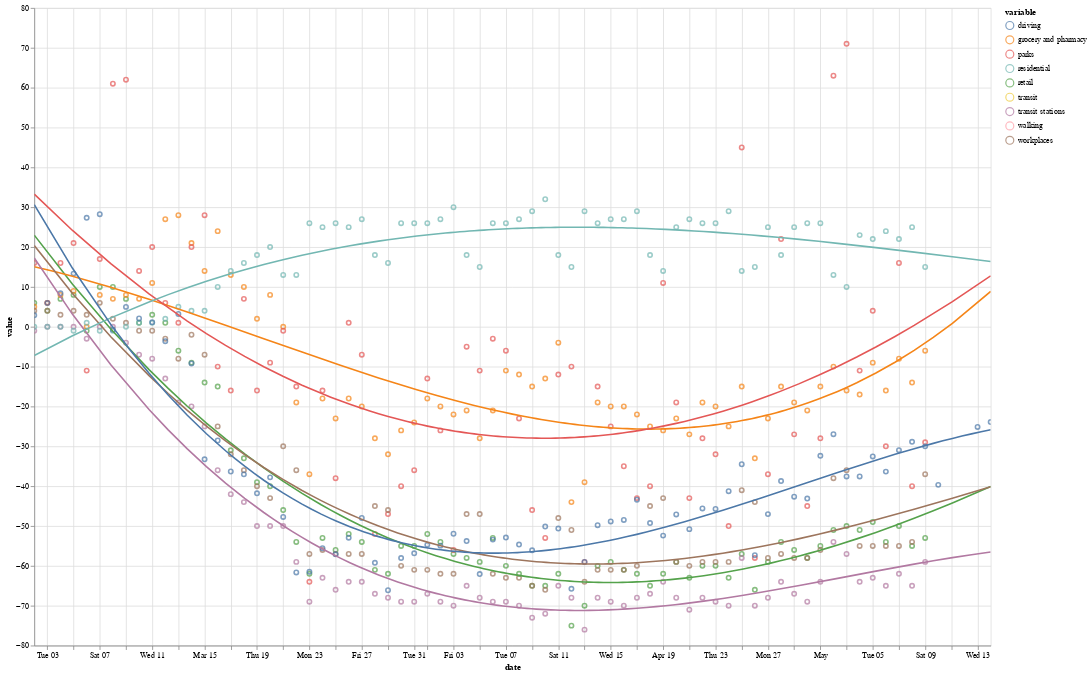

The code cell stored with this chart in its notebook:
### Code cell
import altair as alt
from altair import datum

data=df[df['state'] == 'NY']
data=data.melt(id_vars=['state', 'date'])
line = alt.Chart(data).mark_point().encode(
    x='date:T', 
    y='value:Q', 
    color='variable:N',
    tooltip=['state', 'date:T', 'variable:N']
)
reg = line.transform_regression('date', 'value', method='poly', groupby=['variable']).mark_line().encode(
    color='variable:N'
)
(line+reg).properties(
    width=1200,
    height=800
).interactive()

### Figure 1 — Vega-Lite specification as saved in the notebook (floating-point values rounded to 4 significant figures; data arrays with more than 128 entries replaced by an {"elided": "..."} marker saying what was removed)
{"config": {"view": {"continuousWidth": 400, "continuousHeight": 300}}, "layer": [{"mark": "point", "encoding": {"color": {"type": "nominal", "field": "variable"}, "tooltip": [{"type": "nominal", "field": "state"}, {"type": "temporal", "field": "date"}, {"type": "nominal", "field": "variable"}], "x": {"type": "temporal", "field": "date"}, "y": {"type": "quantitative", "field": "value"}}, "selection": {"selector017": {"type": "interval", "bind": "scales", "encodings": ["x", "y"]}}}, {"mark": "line", "encoding": {"color": {"type": "nominal", "field": "variable"}, "tooltip": [{"type": "nominal", "field": "state"}, {"type": "temporal", "field": "date"}, {"type": "nominal", "field": "variable"}], "x": {"type": "temporal", "field": "date"}, "y": {"type": "quantitative", "field": "value"}}, "transform": [{"on": "date", "regression": "value", "groupby": ["variable"], "method": "poly"}]}], "data": {"name": "data-88f42219f5dbad1afc860716dfabc3a8"}, "height": 800, "width": 1200, "$schema": "https://vega.github.io/schema/vega-lite/v4.0.2.json", "datasets": {"data-88f42219f5dbad1afc860716dfabc3a8": {"elided": "648 records"}}}
